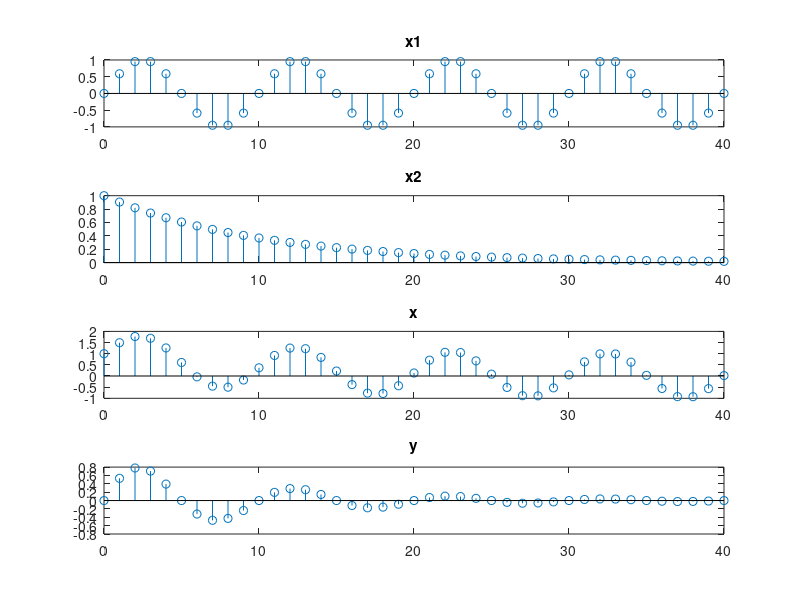

Write MATLAB code to recreate this figure.
clear all
n=0:40;
x1 = sin(2*pi*0.1*n);
x2= exp(-0.1*n);
x = x1+x2;
y = x1.*x2;
subplot(4,1,1); stem(n,x1);title('x1');
subplot(4,1,2);stem(n,x2);title('x2');
subplot(4,1,3);stem(n,x);title('x');
subplot(4,1,4);stem(n,y);title('y');